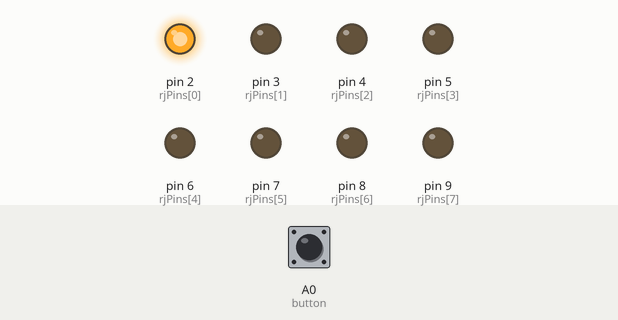
A sketch run on a simulated Arduino Uno, built with avr-gcc and run on an emulated ATmega328P. On the bench: output pins drawn as LEDs (lit = HIGH). The test bench sets the inputs (shaded band); at power-on: A0 (button) HIGH.

Above: at 1.2 s.
1.3 s: A0 (button) pulled LOW for 0.15 s
At 2.4 s:
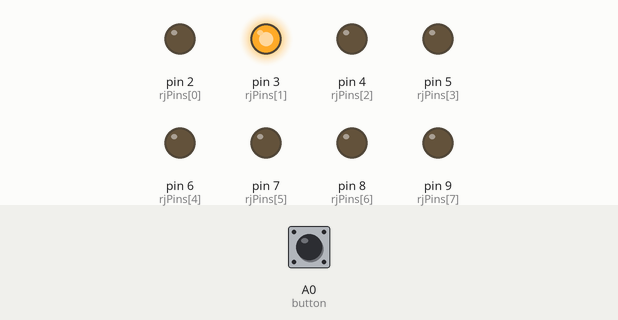
At 4.3 s:
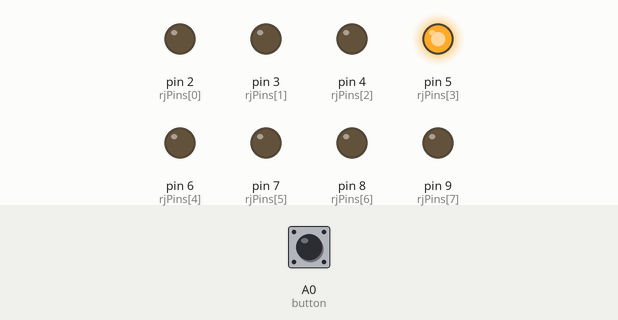
7.4 s: A0 (button) pulled LOW for 1 s
At 9.9 s:
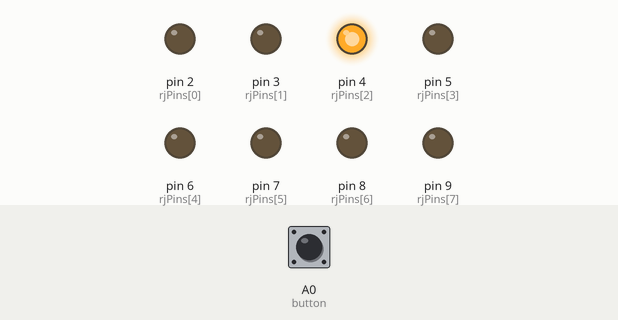
Timing chart, 0 to 15.6 s (numbered marks = the images above; inputs shaded):
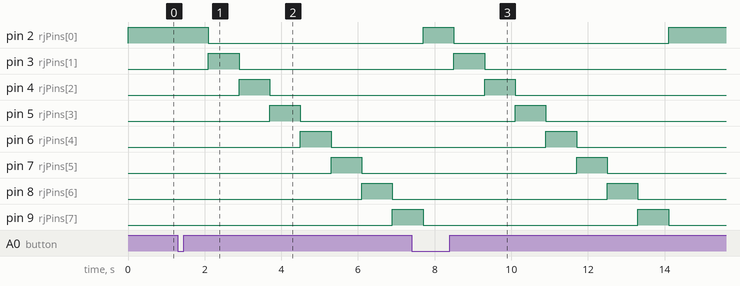

Measured:
- after the input at 1.3 s, pin 2 (rjPins[0]): HIGH → LOW after 0.80 s; pin 3 (rjPins[1]): LOW → HIGH after 0.80 s, → LOW 0.80 s later; pin 4 (rjPins[2]): LOW → HIGH after 1.6 s, → LOW 0.80 s later; pin 5 (rjPins[3]): LOW → HIGH after 2.4 s, → LOW 0.80 s later; pin 6 (rjPins[4]): LOW → HIGH after 3.2 s, → LOW 0.80 s later
- after the input at 7.4 s, pin 3 (rjPins[1]): LOW → HIGH after 1.1 s, → LOW 0.80 s later; pin 4 (rjPins[2]): LOW → HIGH after 1.9 s, → LOW 0.80 s later; pin 5 (rjPins[3]): LOW → HIGH after 2.7 s, → LOW 0.80 s later; pin 6 (rjPins[4]): LOW → HIGH after 3.5 s, → LOW 0.80 s later; pin 7 (rjPins[5]): LOW → HIGH after 4.3 s, → LOW 0.80 s later

The sketch:

SENDER.ino
```cpp
// SENDER
int buttonPins[] = {10,11,12,A0,A1,A2,A3,A4};
int buttonlen = sizeof(buttonPins) / sizeof(buttonPins[0]);
int rjPins[] = {2,3,4,5,6,7,8,9};
int rjLen = sizeof(rjPins) / sizeof(rjPins[0]);
int button = A0;
int onTime = 800;
void setup() {
  // put your setup code here, to run once:
pinMode(button,INPUT_PULLUP);
for (int i = 0; i<rjLen; i++) {
  pinMode(rjPins[i], OUTPUT);
}
}

void loop() {
  // put your main code here, to run repeatedly:
  digitalWrite(rjPins[0], HIGH);


  if (!digitalRead(button)) {

    for (int i = 0; i<rjLen;i++) {
      digitalWrite(rjPins[i], HIGH);
      delay(onTime);
      digitalWrite(rjPins[i], LOW);

    }
  }
}
```
